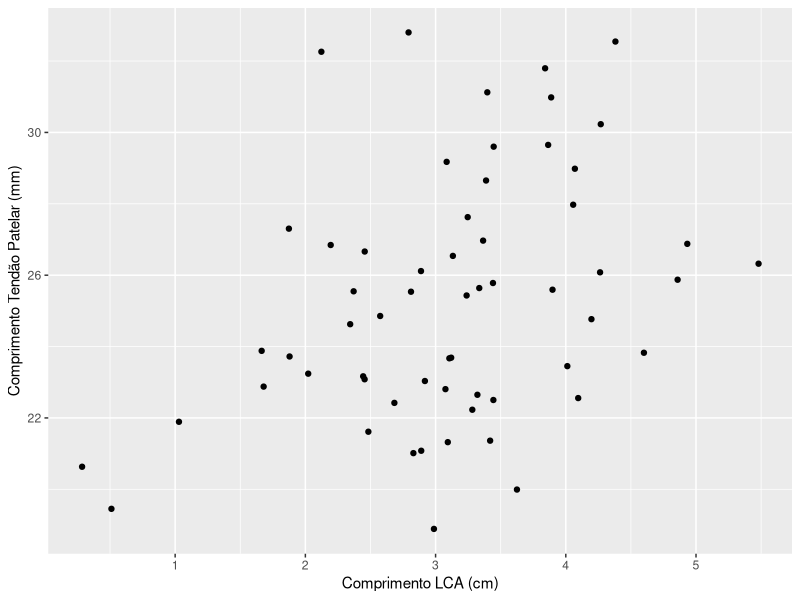
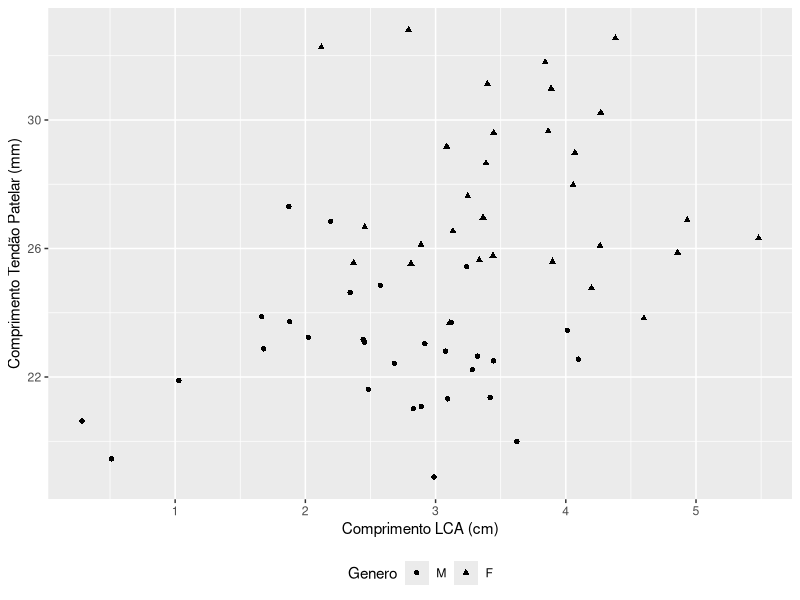
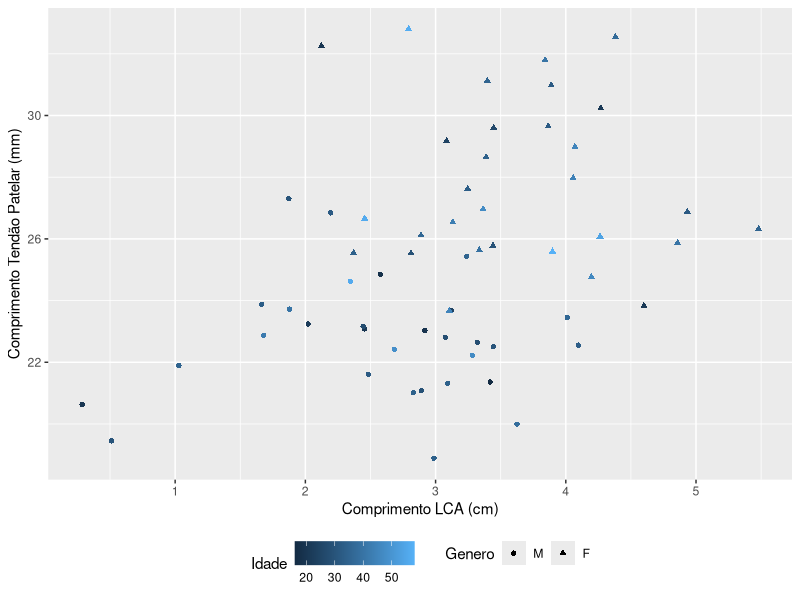

Reproduce these figures in R, in order.
# dados -------------------------------------------------------------------
set.seed(1)
LCA <- c(rnorm(30, 2.5 ,1), rnorm(30, 3.5, 1)) # compr. LCA cm
TP <- c(rnorm(30, 22.5 ,2), rnorm(30, 27.5, 3)) # compr Tendao Patelar mm
Genero <- gl(2, 30, labels = c("M", "F"))
Idade <- round(rnorm(60, 35, 10))
dados <- data.frame(LCA,TP, Genero, Idade)


# graficos ----------------------------------------------------------------

library(ggplot2)

plotbasico <- ggplot(dados, aes(LCA, TP)) +
  geom_point() +
  labs(x = "Comprimento LCA (cm)", y = "Comprimento Tendão Patelar (mm)") +
  theme(legend.position = "bottom")
ggsave("EDA-corr1.png")

plotgen <- ggplot(dados, aes(LCA, TP, shape = Genero)) +
  geom_point() +
  labs(x = "Comprimento LCA (cm)", y = "Comprimento Tendão Patelar (mm)") +
  theme(legend.position = "bottom")
ggsave("EDA-corr2.png")

plotgenidade <- ggplot(dados, aes(LCA, TP, shape = Genero, col = Idade)) +
  geom_point() +
  labs(x = "Comprimento LCA (cm)", y = "Comprimento Tendão Patelar (mm)") +
  theme(legend.position = "bottom")
ggsave("EDA-corr3.png")
